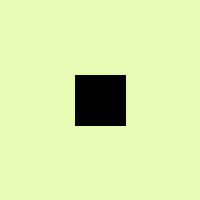
Frame 1 (no input)
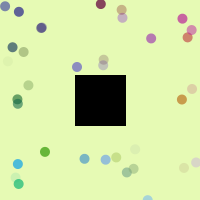
Frame 60 (the mouse pressed at the canvas centre just before this capture)
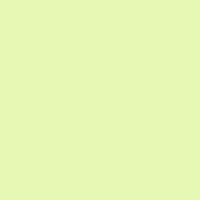
Frame 120 (the mouse held since frame 60 and released just before this capture)

The Processing sketch that drew these frames (run headless with seeded random() and noise(); from frame 60 on, the mouse is pressed at the canvas centre):

// Processing sketch: processing_97106
// ── processing_97106.pde

//Reforço3
//baseado no esboço de Nathana Czornei

void setup(){
  size (200,200);
  background (230,250,180);
}



void draw (){
  float r=random (200);
  float i=random (255);
  float j=random (255);
  float k=random (255);
  fill (0);
  rect (75,75,50,50);
  noStroke();
  fill (i,j,k,r);
  ellipse (i,j,10,10);
  if ((mouseX>75 && mouseX<125) && (mouseY>75 && mouseY<125)){
    background (230,250,180);
  }
}
